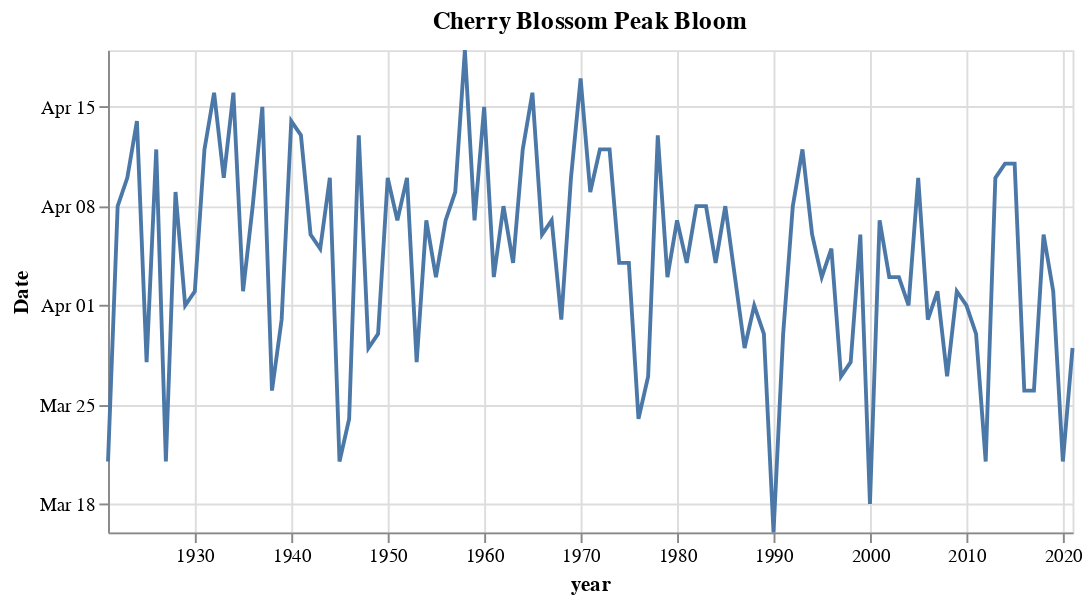

This figure's notebook cell:
### Code cell
(alt.Chart(df)
 .mark_line()
 .encode(
     x=alt.X("year:T"),
     y=alt.Y("monthdate(peak_bloom_date):T", title="Date")
 ).properties(title="Cherry Blossom Peak Bloom",
             width=500, height=250)
)

### Figure 1 — Vega-Lite specification as saved in the notebook (floating-point values rounded to 4 significant figures)
{"usermeta": {"embedOptions": {"theme": "quartz"}}, "config": {"view": {"continuousWidth": 400, "continuousHeight": 300}}, "data": {"name": "data-c7364feae540cafd67dadcd6ebe11504"}, "mark": "line", "encoding": {"x": {"type": "temporal", "field": "year"}, "y": {"type": "temporal", "field": "peak_bloom_date", "timeUnit": "monthdate", "title": "Date"}}, "height": 250, "title": "Cherry Blossom Peak Bloom", "width": 500, "$schema": "https://vega.github.io/schema/vega-lite/v4.8.1.json", "datasets": {"data-c7364feae540cafd67dadcd6ebe11504": [{"year": "1921", "peak_bloom": 79, "festival_start": null, "festival_duration": null, "peak_bloom_date": "1921-03-21T00:00:00", "festival_start_date": "", "festival_end_date": ""}, {"year": "1922", "peak_bloom": 97, "festival_start": null, "festival_duration": null, "peak_bloom_date": "1922-04-08T00:00:00", "festival_start_date": "", "festival_end_date": ""}, {"year": "1923", "peak_bloom": 99, "festival_start": null, "festival_duration": null, "peak_bloom_date": "1923-04-10T00:00:00", "festival_start_date": "", "festival_end_date": ""}, {"year": "1924", "peak_bloom": 104, "festival_start": null, "festival_duration": null, "peak_bloom_date": "1924-04-14T00:00:00", "festival_start_date": "", "festival_end_date": ""}, {"year": "1925", "peak_bloom": 86, "festival_start": null, "festival_duration": null, "peak_bloom_date": "1925-03-28T00:00:00", "festival_start_date": "", "festival_end_date": ""}, {"year": "1926", "peak_bloom": 101, "festival_start": null, "festival_duration": null, "peak_bloom_date": "1926-04-12T00:00:00", "festival_start_date": "", "festival_end_date": ""}, {"year": "1927", "peak_bloom": 79, "festival_start": null, "festival_duration": null, "peak_bloom_date": "1927-03-21T00:00:00", "festival_start_date": "", "festival_end_date": ""}, {"year": "1928", "peak_bloom": 99, "festival_start": null, "festival_duration": null, "peak_bloom_date": "1928-04-09T00:00:00", "festival_start_date": "", "festival_end_date": ""}, {"year": "1929", "peak_bloom": 90, "festival_start": null, "festival_duration": null, "peak_bloom_date": "1929-04-01T00:00:00", "festival_start_date": "", "festival_end_date": ""}, {"year": "1930", "peak_bloom": 91, "festival_start": null, "festival_duration": null, "peak_bloom_date": "1930-04-02T00:00:00", "festival_start_date": "", "festival_end_date": ""}, {"year": "1931", "peak_bloom": 101, "festival_start": null, "festival_duration": null, "peak_bloom_date": "1931-04-12T00:00:00", "festival_start_date": "", "festival_end_date": ""}, {"year": "1932", "peak_bloom": 106, "festival_start": null, "festival_duration": null, "peak_bloom_date": "1932-04-16T00:00:00", "festival_start_date": "", "festival_end_date": ""}, {"year": "1933", "peak_bloom": 99, "festival_start": null, "festival_duration": null, "peak_bloom_date": "1933-04-10T00:00:00", "festival_start_date": "", "festival_end_date": ""}, {"year": "1934", "peak_bloom": 105, "festival_start": 109.0, "festival_duration": 2, "peak_bloom_date": "1934-04-16T00:00:00", "festival_start_date": "1934-04-20T00:00:00", "festival_end_date": "1934-04-22T00:00:00"}, {"year": "1935", "peak_bloom": 91, "festival_start": 93.0, "festival_duration": 1, "peak_bloom_date": "1935-04-02T00:00:00", "festival_start_date": "1935-04-04T00:00:00", "festival_end_date": "1935-04-05T00:00:00"}, {"year": "1936", "peak_bloom": 98, "festival_start": 99.0, "festival_duration": 1, "peak_bloom_date": "1936-04-08T00:00:00", "festival_start_date": "1936-04-09T00:00:00", "festival_end_date": "1936-04-10T00:00:00"}, {"year": "1937", "peak_bloom": 104, "festival_start": 100.0, "festival_duration": 1, "peak_bloom_date": "1937-04-15T00:00:00", "festival_start_date": "1937-04-11T00:00:00", "festival_end_date": "1937-04-12T00:00:00"}, {"year": "1938", "peak_bloom": 84, "festival_start": 85.0, "festival_duration": 1, "peak_bloom_date": "1938-03-26T00:00:00", "festival_start_date": "1938-03-27T00:00:00", "festival_end_date": "1938-03-28T00:00:00"}, {"year": "1939", "peak_bloom": 89, "festival_start": 90.0, "festival_duration": 1, "peak_bloom_date": "1939-03-31T00:00:00", "festival_start_date": "1939-04-01T00:00:00", "festival_end_date": "1939-04-02T00:00:00"}, {"year": "1940", "peak_bloom": 104, "festival_start": 104.0, "festival_duration": 1, "peak_bloom_date": "1940-04-14T00:00:00", "festival_start_date": "1940-04-14T00:00:00", "festival_end_date": "1940-04-15T00:00:00"}, {"year": "1941", "peak_bloom": 102, "festival_start": 102.0, "festival_duration": 1, "peak_bloom_date": "1941-04-13T00:00:00", "festival_start_date": "1941-04-13T00:00:00", "festival_end_date": "1941-04-14T00:00:00"}, {"year": "1942", "peak_bloom": 95, "festival_start": null, "festival_duration": null, "peak_bloom_date": "1942-04-06T00:00:00", "festival_start_date": "", "festival_end_date": ""}, {"year": "1943", "peak_bloom": 94, "festival_start": null, "festival_duration": null, "peak_bloom_date": "1943-04-05T00:00:00", "festival_start_date": "", "festival_end_date": ""}, {"year": "1944", "peak_bloom": 100, "festival_start": null, "festival_duration": null, "peak_bloom_date": "1944-04-10T00:00:00", "festival_start_date": "", "festival_end_date": ""}, {"year": "1945", "peak_bloom": 79, "festival_start": null, "festival_duration": null, "peak_bloom_date": "1945-03-21T00:00:00", "festival_start_date": "", "festival_end_date": ""}, {"year": "1946", "peak_bloom": 82, "festival_start": null, "festival_duration": null, "peak_bloom_date": "1946-03-24T00:00:00", "festival_start_date": "", "festival_end_date": ""}, {"year": "1947", "peak_bloom": 102, "festival_start": 102.0, "festival_duration": 1, "peak_bloom_date": "1947-04-13T00:00:00", "festival_start_date": "1947-04-13T00:00:00", "festival_end_date": "1947-04-14T00:00:00"}, {"year": "1948", "peak_bloom": 88, "festival_start": 101.0, "festival_duration": 1, "peak_bloom_date": "1948-03-29T00:00:00", "festival_start_date": "1948-04-11T00:00:00", "festival_end_date": "1948-04-12T00:00:00"}, {"year": "1949", "peak_bloom": 88, "festival_start": 92.0, "festival_duration": 1, "peak_bloom_date": "1949-03-30T00:00:00", "festival_start_date": "1949-04-03T00:00:00", "festival_end_date": "1949-04-04T00:00:00"}, {"year": "1950", "peak_bloom": 99, "festival_start": 98.0, "festival_duration": 1, "peak_bloom_date": "1950-04-10T00:00:00", "festival_start_date": "1950-04-09T00:00:00", "festival_end_date": "1950-04-10T00:00:00"}, {"year": "1951", "peak_bloom": 96, "festival_start": 97.0, "festival_duration": 1, "peak_bloom_date": "1951-04-07T00:00:00", "festival_start_date": "1951-04-08T00:00:00", "festival_end_date": "1951-04-09T00:00:00"}, {"year": "1952", "peak_bloom": 100, "festival_start": 96.0, "festival_duration": 1, "peak_bloom_date": "1952-04-10T00:00:00", "festival_start_date": "1952-04-06T00:00:00", "festival_end_date": "1952-04-07T00:00:00"}, {"year": "1953", "peak_bloom": 86, "festival_start": 101.0, "festival_duration": 1, "peak_bloom_date": "1953-03-28T00:00:00", "festival_start_date": "1953-04-12T00:00:00", "festival_end_date": "1953-04-13T00:00:00"}, {"year": "1954", "peak_bloom": 96, "festival_start": 93.0, "festival_duration": 1, "peak_bloom_date": "1954-04-07T00:00:00", "festival_start_date": "1954-04-04T00:00:00", "festival_end_date": "1954-04-05T00:00:00"}, {"year": "1955", "peak_bloom": 92, "festival_start": 92.0, "festival_duration": 1, "peak_bloom_date": "1955-04-03T00:00:00", "festival_start_date": "1955-04-03T00:00:00", "festival_end_date": "1955-04-04T00:00:00"}, {"year": "1956", "peak_bloom": 97, "festival_start": 98.0, "festival_duration": 1, "peak_bloom_date": "1956-04-07T00:00:00", "festival_start_date": "1956-04-08T00:00:00", "festival_end_date": "1956-04-09T00:00:00"}, {"year": "1957", "peak_bloom": 98, "festival_start": 96.0, "festival_duration": 1, "peak_bloom_date": "1957-04-09T00:00:00", "festival_start_date": "1957-04-07T00:00:00", "festival_end_date": "1957-04-08T00:00:00"}, {"year": "1958", "peak_bloom": 108, "festival_start": 88.0, "festival_duration": 1, "peak_bloom_date": "1958-04-19T00:00:00", "festival_start_date": "1958-03-30T00:00:00", "festival_end_date": "1958-03-31T00:00:00"}, {"year": "1959", "peak_bloom": 96, "festival_start": 97.0, "festival_duration": 5, "peak_bloom_date": "1959-04-07T00:00:00", "festival_start_date": "1959-04-08T00:00:00", "festival_end_date": "1959-04-13T00:00:00"}, {"year": "1960", "peak_bloom": 105, "festival_start": 96.0, "festival_duration": 5, "peak_bloom_date": "1960-04-15T00:00:00", "festival_start_date": "1960-04-06T00:00:00", "festival_end_date": "1960-04-11T00:00:00"}, {"year": "1961", "peak_bloom": 92, "festival_start": 94.0, "festival_duration": 5, "peak_bloom_date": "1961-04-03T00:00:00", "festival_start_date": "1961-04-05T00:00:00", "festival_end_date": "1961-04-10T00:00:00"}, {"year": "1962", "peak_bloom": 97, "festival_start": 93.0, "festival_duration": 5, "peak_bloom_date": "1962-04-08T00:00:00", "festival_start_date": "1962-04-04T00:00:00", "festival_end_date": "1962-04-09T00:00:00"}, {"year": "1963", "peak_bloom": 93, "festival_start": 92.0, "festival_duration": 5, "peak_bloom_date": "1963-04-04T00:00:00", "festival_start_date": "1963-04-03T00:00:00", "festival_end_date": "1963-04-08T00:00:00"}, {"year": "1964", "peak_bloom": 102, "festival_start": 98.0, "festival_duration": 5, "peak_bloom_date": "1964-04-12T00:00:00", "festival_start_date": "1964-04-08T00:00:00", "festival_end_date": "1964-04-13T00:00:00"}, {"year": "1965", "peak_bloom": 105, "festival_start": 96.0, "festival_duration": 5, "peak_bloom_date": "1965-04-16T00:00:00", "festival_start_date": "1965-04-07T00:00:00", "festival_end_date": "1965-04-12T00:00:00"}, {"year": "1966", "peak_bloom": 95, "festival_start": 102.0, "festival_duration": 5, "peak_bloom_date": "1966-04-06T00:00:00", "festival_start_date": "1966-04-13T00:00:00", "festival_end_date": "1966-04-18T00:00:00"}, {"year": "1967", "peak_bloom": 96, "festival_start": 94.0, "festival_duration": 5, "peak_bloom_date": "1967-04-07T00:00:00", "festival_start_date": "1967-04-05T00:00:00", "festival_end_date": "1967-04-10T00:00:00"}, {"year": "1968", "peak_bloom": 90, "festival_start": 92.0, "festival_duration": 6, "peak_bloom_date": "1968-03-31T00:00:00", "festival_start_date": "1968-04-02T00:00:00", "festival_end_date": "1968-04-08T00:00:00"}, {"year": "1969", "peak_bloom": 99, "festival_start": 98.0, "festival_duration": 5, "peak_bloom_date": "1969-04-10T00:00:00", "festival_start_date": "1969-04-09T00:00:00", "festival_end_date": "1969-04-14T00:00:00"}, {"year": "1970", "peak_bloom": 106, "festival_start": 97.0, "festival_duration": 5, "peak_bloom_date": "1970-04-17T00:00:00", "festival_start_date": "1970-04-08T00:00:00", "festival_end_date": "1970-04-13T00:00:00"}, {"year": "1971", "peak_bloom": 98, "festival_start": 89.0, "festival_duration": 5, "peak_bloom_date": "1971-04-09T00:00:00", "festival_start_date": "1971-03-31T00:00:00", "festival_end_date": "1971-04-05T00:00:00"}, {"year": "1972", "peak_bloom": 102, "festival_start": 94.0, "festival_duration": 5, "peak_bloom_date": "1972-04-12T00:00:00", "festival_start_date": "1972-04-04T00:00:00", "festival_end_date": "1972-04-09T00:00:00"}, {"year": "1973", "peak_bloom": 101, "festival_start": 96.0, "festival_duration": 7, "peak_bloom_date": "1973-04-12T00:00:00", "festival_start_date": "1973-04-07T00:00:00", "festival_end_date": "1973-04-14T00:00:00"}, {"year": "1974", "peak_bloom": 93, "festival_start": 89.0, "festival_duration": 6, "peak_bloom_date": "1974-04-04T00:00:00", "festival_start_date": "1974-03-31T00:00:00", "festival_end_date": "1974-04-06T00:00:00"}, {"year": "1975", "peak_bloom": 93, "festival_start": 90.0, "festival_duration": 5, "peak_bloom_date": "1975-04-04T00:00:00", "festival_start_date": "1975-04-01T00:00:00", "festival_end_date": "1975-04-06T00:00:00"}, {"year": "1976", "peak_bloom": 83, "festival_start": 96.0, "festival_duration": 5, "peak_bloom_date": "1976-03-24T00:00:00", "festival_start_date": "1976-04-06T00:00:00", "festival_end_date": "1976-04-11T00:00:00"}, {"year": "1977", "peak_bloom": 85, "festival_start": 87.0, "festival_duration": 5, "peak_bloom_date": "1977-03-27T00:00:00", "festival_start_date": "1977-03-29T00:00:00", "festival_end_date": "1977-04-03T00:00:00"}, {"year": "1978", "peak_bloom": 102, "festival_start": 93.0, "festival_duration": 5, "peak_bloom_date": "1978-04-13T00:00:00", "festival_start_date": "1978-04-04T00:00:00", "festival_end_date": "1978-04-09T00:00:00"}, {"year": "1979", "peak_bloom": 92, "festival_start": 92.0, "festival_duration": 5, "peak_bloom_date": "1979-04-03T00:00:00", "festival_start_date": "1979-04-03T00:00:00", "festival_end_date": "1979-04-08T00:00:00"}, {"year": "1980", "peak_bloom": 97, "festival_start": 84.0, "festival_duration": 5, "peak_bloom_date": "1980-04-07T00:00:00", "festival_start_date": "1980-03-25T00:00:00", "festival_end_date": "1980-03-30T00:00:00"}, {"year": "1981", "peak_bloom": 93, "festival_start": 89.0, "festival_duration": 5, "peak_bloom_date": "1981-04-04T00:00:00", "festival_start_date": "1981-03-31T00:00:00", "festival_end_date": "1981-04-05T00:00:00"}, {"year": "1982", "peak_bloom": 97, "festival_start": 87.0, "festival_duration": 6, "peak_bloom_date": "1982-04-08T00:00:00", "festival_start_date": "1982-03-29T00:00:00", "festival_end_date": "1982-04-04T00:00:00"}, {"year": "1983", "peak_bloom": 97, "festival_start": 94.0, "festival_duration": 6, "peak_bloom_date": "1983-04-08T00:00:00", "festival_start_date": "1983-04-05T00:00:00", "festival_end_date": "1983-04-11T00:00:00"}, {"year": "1984", "peak_bloom": 94, "festival_start": 92.0, "festival_duration": 6, "peak_bloom_date": "1984-04-04T00:00:00", "festival_start_date": "1984-04-02T00:00:00", "festival_end_date": "1984-04-08T00:00:00"}, {"year": "1985", "peak_bloom": 97, "festival_start": 97.0, "festival_duration": 6, "peak_bloom_date": "1985-04-08T00:00:00", "festival_start_date": "1985-04-08T00:00:00", "festival_end_date": "1985-04-14T00:00:00"}, {"year": "1986", "peak_bloom": 92, "festival_start": 96.0, "festival_duration": 6, "peak_bloom_date": "1986-04-03T00:00:00", "festival_start_date": "1986-04-07T00:00:00", "festival_end_date": "1986-04-13T00:00:00"}, {"year": "1987", "peak_bloom": 87, "festival_start": 95.0, "festival_duration": 6, "peak_bloom_date": "1987-03-29T00:00:00", "festival_start_date": "1987-04-06T00:00:00", "festival_end_date": "1987-04-12T00:00:00"}, {"year": "1988", "peak_bloom": 91, "festival_start": 94.0, "festival_duration": 7, "peak_bloom_date": "1988-04-01T00:00:00", "festival_start_date": "1988-04-04T00:00:00", "festival_end_date": "1988-04-11T00:00:00"}, {"year": "1989", "peak_bloom": 88, "festival_start": 92.0, "festival_duration": 7, "peak_bloom_date": "1989-03-30T00:00:00", "festival_start_date": "1989-04-03T00:00:00", "festival_end_date": "1989-04-10T00:00:00"}, {"year": "1990", "peak_bloom": 74, "festival_start": 91.0, "festival_duration": 7, "peak_bloom_date": "1990-03-16T00:00:00", "festival_start_date": "1990-04-02T00:00:00", "festival_end_date": "1990-04-09T00:00:00"}, {"year": "1991", "peak_bloom": 88, "festival_start": 90.0, "festival_duration": 7, "peak_bloom_date": "1991-03-30T00:00:00", "festival_start_date": "1991-04-01T00:00:00", "festival_end_date": "1991-04-08T00:00:00"}, {"year": "1992", "peak_bloom": 98, "festival_start": 96.0, "festival_duration": 7, "peak_bloom_date": "1992-04-08T00:00:00", "festival_start_date": "1992-04-06T00:00:00", "festival_end_date": "1992-04-13T00:00:00"}, {"year": "1993", "peak_bloom": 101, "festival_start": 87.0, "festival_duration": 7, "peak_bloom_date": "1993-04-12T00:00:00", "festival_start_date": "1993-03-29T00:00:00", "festival_end_date": "1993-04-05T00:00:00"}, {"year": "1994", "peak_bloom": 95, "festival_start": 93.0, "festival_duration": 7, "peak_bloom_date": "1994-04-06T00:00:00", "festival_start_date": "1994-04-04T00:00:00", "festival_end_date": "1994-04-11T00:00:00"}, {"year": "1995", "peak_bloom": 92, "festival_start": 85.0, "festival_duration": 14, "peak_bloom_date": "1995-04-03T00:00:00", "festival_start_date": "1995-03-27T00:00:00", "festival_end_date": "1995-04-10T00:00:00"}, {"year": "1996", "peak_bloom": 95, "festival_start": 91.0, "festival_duration": 14, "peak_bloom_date": "1996-04-05T00:00:00", "festival_start_date": "1996-04-01T00:00:00", "festival_end_date": "1996-04-15T00:00:00"}, {"year": "1997", "peak_bloom": 85, "festival_start": 89.0, "festival_duration": 14, "peak_bloom_date": "1997-03-27T00:00:00", "festival_start_date": "1997-03-31T00:00:00", "festival_end_date": "1997-04-14T00:00:00"}, {"year": "1998", "peak_bloom": 86, "festival_start": 88.0, "festival_duration": 14, "peak_bloom_date": "1998-03-28T00:00:00", "festival_start_date": "1998-03-30T00:00:00", "festival_end_date": "1998-04-13T00:00:00"}, {"year": "1999", "peak_bloom": 95, "festival_start": 87.0, "festival_duration": 14, "peak_bloom_date": "1999-04-06T00:00:00", "festival_start_date": "1999-03-29T00:00:00", "festival_end_date": "1999-04-12T00:00:00"}, {"year": "2000", "peak_bloom": 77, "festival_start": 86.0, "festival_duration": 14, "peak_bloom_date": "2000-03-18T00:00:00", "festival_start_date": "2000-03-27T00:00:00", "festival_end_date": "2000-04-10T00:00:00"}, {"year": "2001", "peak_bloom": 96, "festival_start": 84.0, "festival_duration": 14, "peak_bloom_date": "2001-04-07T00:00:00", "festival_start_date": "2001-03-26T00:00:00", "festival_end_date": "2001-04-09T00:00:00"}, {"year": "2002", "peak_bloom": 92, "festival_start": 82.0, "festival_duration": 16, "peak_bloom_date": "2002-04-03T00:00:00", "festival_start_date": "2002-03-24T00:00:00", "festival_end_date": "2002-04-09T00:00:00"}, {"year": "2003", "peak_bloom": 92, "festival_start": 81.0, "festival_duration": 16, "peak_bloom_date": "2003-04-03T00:00:00", "festival_start_date": "2003-03-23T00:00:00", "festival_end_date": "2003-04-08T00:00:00"}, {"year": "2004", "peak_bloom": 91, "festival_start": 87.0, "festival_duration": 15, "peak_bloom_date": "2004-04-01T00:00:00", "festival_start_date": "2004-03-28T00:00:00", "festival_end_date": "2004-04-12T00:00:00"}, {"year": "2005", "peak_bloom": 99, "festival_start": 85.0, "festival_duration": 15, "peak_bloom_date": "2005-04-10T00:00:00", "festival_start_date": "2005-03-27T00:00:00", "festival_end_date": "2005-04-11T00:00:00"}, {"year": "2006", "peak_bloom": 89, "festival_start": 84.0, "festival_duration": 15, "peak_bloom_date": "2006-03-31T00:00:00", "festival_start_date": "2006-03-26T00:00:00", "festival_end_date": "2006-04-10T00:00:00"}, {"year": "2007", "peak_bloom": 91, "festival_start": 90.0, "festival_duration": 15, "peak_bloom_date": "2007-04-02T00:00:00", "festival_start_date": "2007-04-01T00:00:00", "festival_end_date": "2007-04-16T00:00:00"}, {"year": "2008", "peak_bloom": 86, "festival_start": 89.0, "festival_duration": 15, "peak_bloom_date": "2008-03-27T00:00:00", "festival_start_date": "2008-03-30T00:00:00", "festival_end_date": "2008-04-14T00:00:00"}, {"year": "2009", "peak_bloom": 91, "festival_start": 87.0, "festival_duration": 15, "peak_bloom_date": "2009-04-02T00:00:00", "festival_start_date": "2009-03-29T00:00:00", "festival_end_date": "2009-04-13T00:00:00"}, {"year": "2010", "peak_bloom": 90, "festival_start": 86.0, "festival_duration": 15, "peak_bloom_date": "2010-04-01T00:00:00", "festival_start_date": "2010-03-28T00:00:00", "festival_end_date": "2010-04-12T00:00:00"}, {"year": "2011", "peak_bloom": 88, "festival_start": 85.0, "festival_duration": 15, "peak_bloom_date": "2011-03-30T00:00:00", "festival_start_date": "2011-03-27T00:00:00", "festival_end_date": "2011-04-11T00:00:00"}, {"year": "2012", "peak_bloom": 80, "festival_start": 80.0, "festival_duration": 38, "peak_bloom_date": "2012-03-21T00:00:00", "festival_start_date": "2012-03-21T00:00:00", "festival_end_date": "2012-04-28T00:00:00"}, {"year": "2013", "peak_bloom": 99, "festival_start": 79.0, "festival_duration": 25, "peak_bloom_date": "2013-04-10T00:00:00", "festival_start_date": "2013-03-21T00:00:00", "festival_end_date": "2013-04-15T00:00:00"}, {"year": "2014", "peak_bloom": 100, "festival_start": 79.0, "festival_duration": 24, "peak_bloom_date": "2014-04-11T00:00:00", "festival_start_date": "2014-03-21T00:00:00", "festival_end_date": "2014-04-14T00:00:00"}, {"year": "2015", "peak_bloom": 100, "festival_start": 79.0, "festival_duration": 23, "peak_bloom_date": "2015-04-11T00:00:00", "festival_start_date": "2015-03-21T00:00:00", "festival_end_date": "2015-04-13T00:00:00"}, {"year": "2016", "peak_bloom": 85, "festival_start": 80.0, "festival_duration": 28, "peak_bloom_date": "2016-03-26T00:00:00", "festival_start_date": "2016-03-21T00:00:00", "festival_end_date": "2016-04-18T00:00:00"}, {"year": "2017", "peak_bloom": 84, "festival_start": 79.0, "festival_duration": 27, "peak_bloom_date": "2017-03-26T00:00:00", "festival_start_date": "2017-03-21T00:00:00", "festival_end_date": "2017-04-17T00:00:00"}, {"year": "2018", "peak_bloom": 95, "festival_start": 79.0, "festival_duration": 26, "peak_bloom_date": "2018-04-06T00:00:00", "festival_start_date": "2018-03-21T00:00:00", "festival_end_date": "2018-04-16T00:00:00"}, {"year": "2019", "peak_bloom": 91, "festival_start": 79.0, "festival_duration": 24, "peak_bloom_date": "2019-04-02T00:00:00", "festival_start_date": "2019-03-21T00:00:00", "festival_end_date": "2019-04-14T00:00:00"}, {"year": "2020", "peak_bloom": 80, "festival_start": 80.0, "festival_duration": 23, "peak_bloom_date": "2020-03-21T00:00:00", "festival_start_date": "2020-03-21T00:00:00", "festival_end_date": "2020-04-13T00:00:00"}, {"year": "2021", "peak_bloom": 87, "festival_start": 79.0, "festival_duration": 22, "peak_bloom_date": "2021-03-29T00:00:00", "festival_start_date": "2021-03-21T00:00:00", "festival_end_date": "2021-04-12T00:00:00"}]}}
